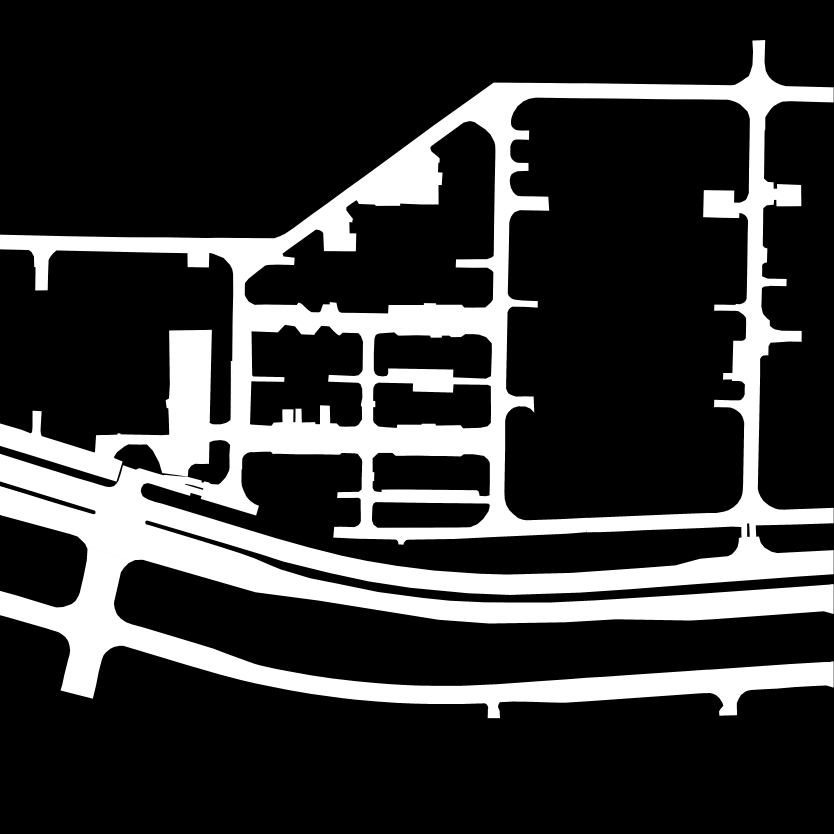
#> input picture PathPlanning/global_planner/2_3_label.png, 5001 x 5001 px (shown at 1/6 size)
$ python img_to_map.py
#> lines starting #> are read from the running program, lines starting #| are printed output that depends on the picture; after the words box and inside, x2 and y2 are one past the last pixel; in counts of white or black regions, pixels touching at a corner belong together
import numpy as np
import matplotlib.pyplot as plt
import cv2
from skimage import morphology,data,color

# 将 RGB 转为灰度图
def rgb2gray(rgb):
    return np.dot(rgb[..., :3], [0.299, 0.587, 0.114])


def grey2bin(grey):
    return np.where(grey > 0.5, 1.0, 0)


if __name__ == '__main__':
    # [34 lines of commented-out code are left out]

    im_grey_map = rgb2gray(np.array(plt.imread('2_3_label.png')))
    im_bin_map = grey2bin(im_grey_map)
#> in grey2bin, `return np.where(grey > 0.5, 1.0, 0)`: returned value: shape (5001, 5001) float64; values 0 (black) and 1 (white), 21.2% white; 2 white regions (1 under 20 px), largest, box (x1, y1, x2, y2) and area: (0, 240, 5000, 4309) 5299614
    im_bin_map_pool = cv2.resize(im_bin_map,(400,400))
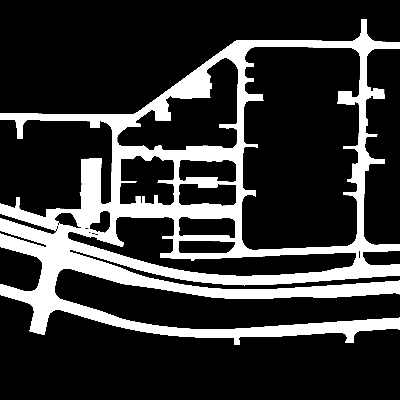
#> im_bin_map_pool: shape (400, 400) float64; min 0, max 1, mean 0.212
    im_skeleton = morphology.skeletonize(im_bin_map_pool)
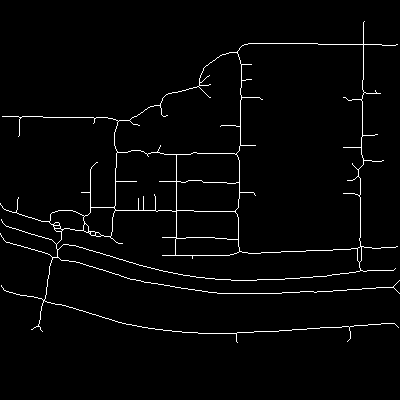
#> im_skeleton: shape (400, 400) bool; 2.3% white in thin lines or dots, all inside (x1, y1, x2, y2) = (0, 21, 400, 343)
    cv2.imwrite("./2_3_small.png", im_bin_map_pool * 255)
    cv2.imwrite("./2_3_skeleton.png", im_skeleton * 255)
    cv2.imwrite("./2_3_bin.png", im_bin_map * 255)

    # im_small = cv2.resize(im_bin, (200, 200))
    # # ,interpolation=cv2.INTER_AREA)
    # im_small = grey2bin(im_small)
    #image_small
    plt.imshow(im_skeleton)
    plt.show()

$ run again, with PathPlanning/global_planner/2_2_label.png copied over PathPlanning/global_planner/2_3_label.png
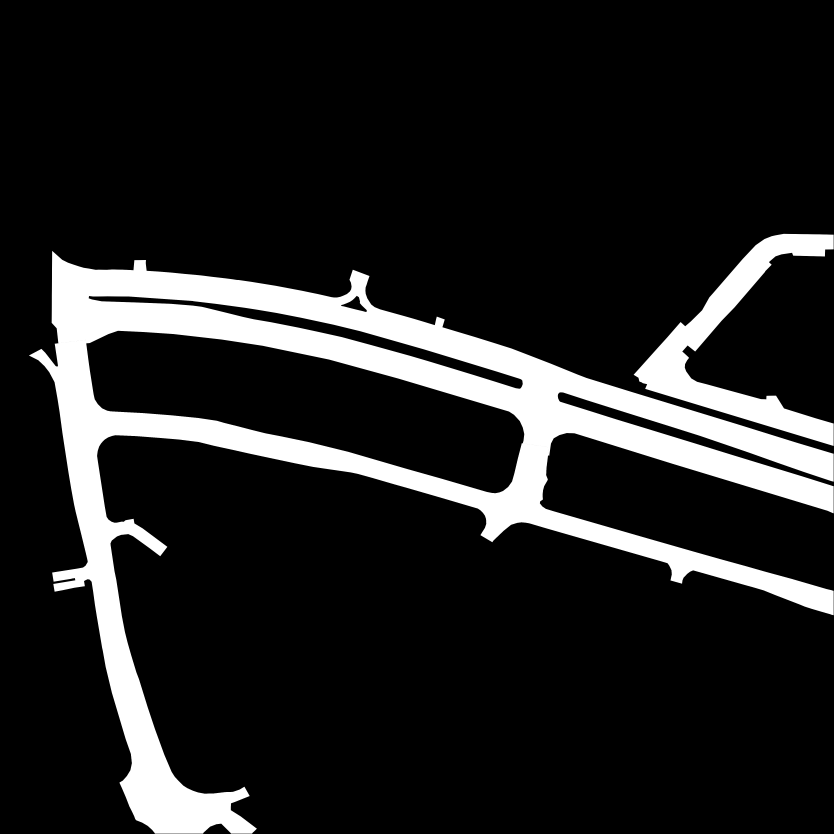
#> input picture PathPlanning/global_planner/2_2_label.png, 5001 x 5001 px (shown at 1/6 size)
#> in grey2bin, `return np.where(grey > 0.5, 1.0, 0)`:
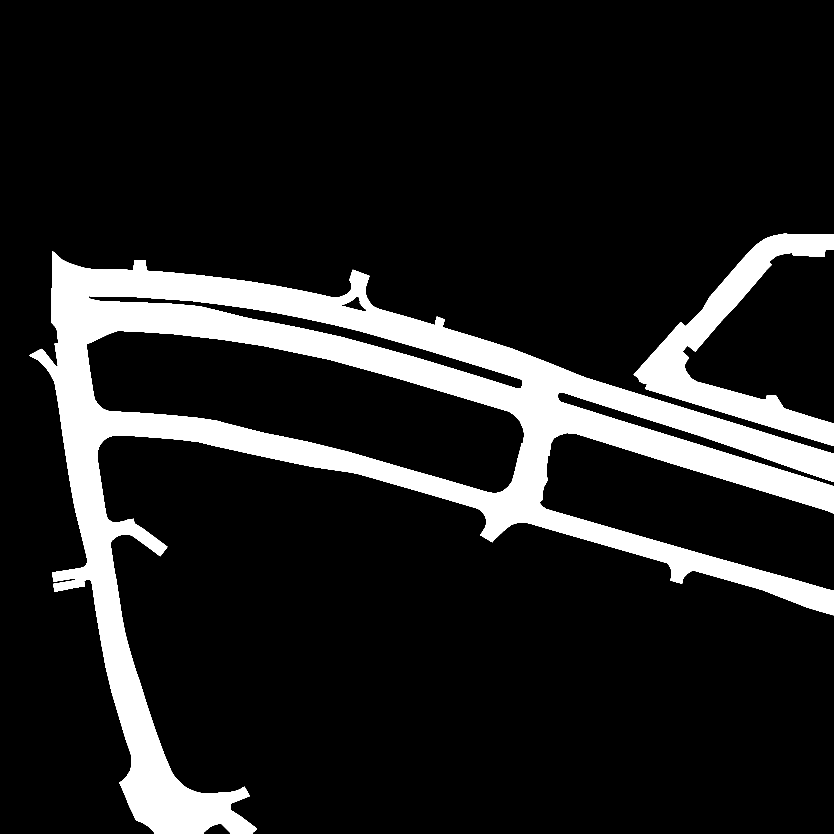
#> returned value: shape (5001, 5001) float64 (shown at 1/6 size); values 0 (black) and 1 (white), 13.4% white; 2 white regions, box (x1, y1, x2, y2) and area: (174, 1506, 5000, 5000) 2994311, (3802, 1403, 5000, 2675) 368564
#> `im_skeleton = morphology.skeletonize(im_bin_map_pool)`:
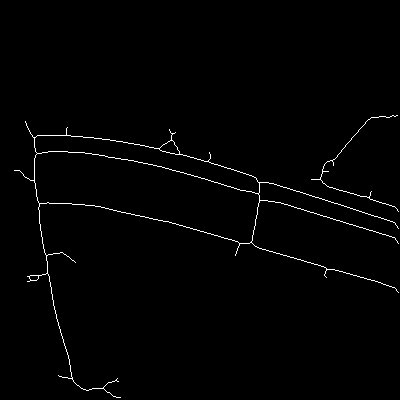
#> im_skeleton: shape (400, 400) bool; 1.2% white in thin lines or dots, all inside (x1, y1, x2, y2) = (14, 115, 399, 398)

$ run again, with PathPlanning/global_planner/2_4_label.png copied over PathPlanning/global_planner/2_3_label.png
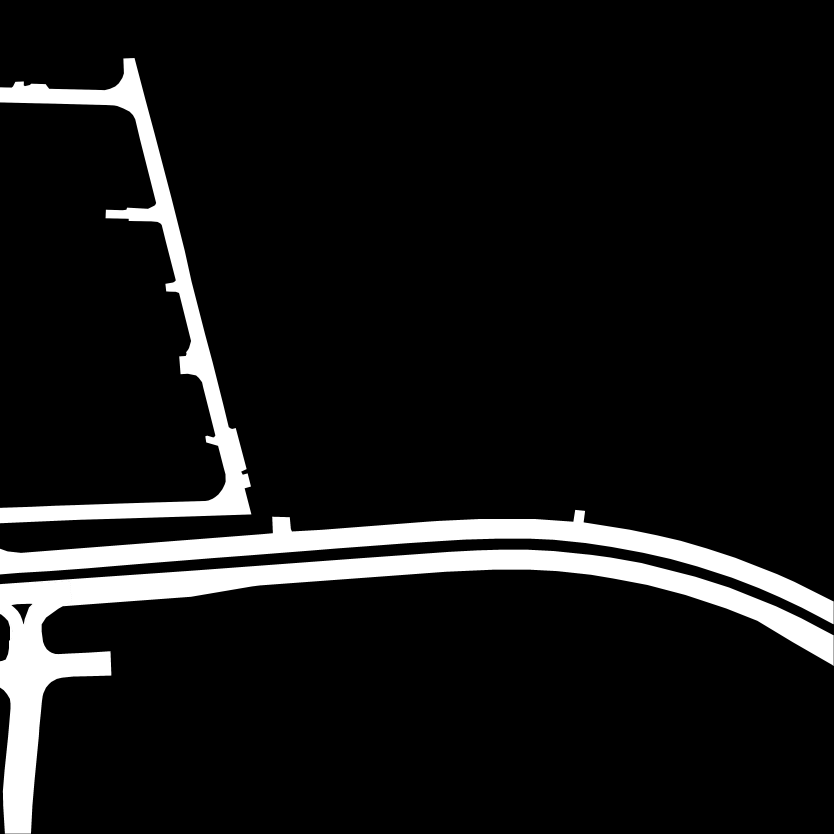
#> input picture PathPlanning/global_planner/2_4_label.png, 5001 x 5001 px (shown at 1/6 size)
#> in grey2bin, `return np.where(grey > 0.5, 1.0, 0)`:
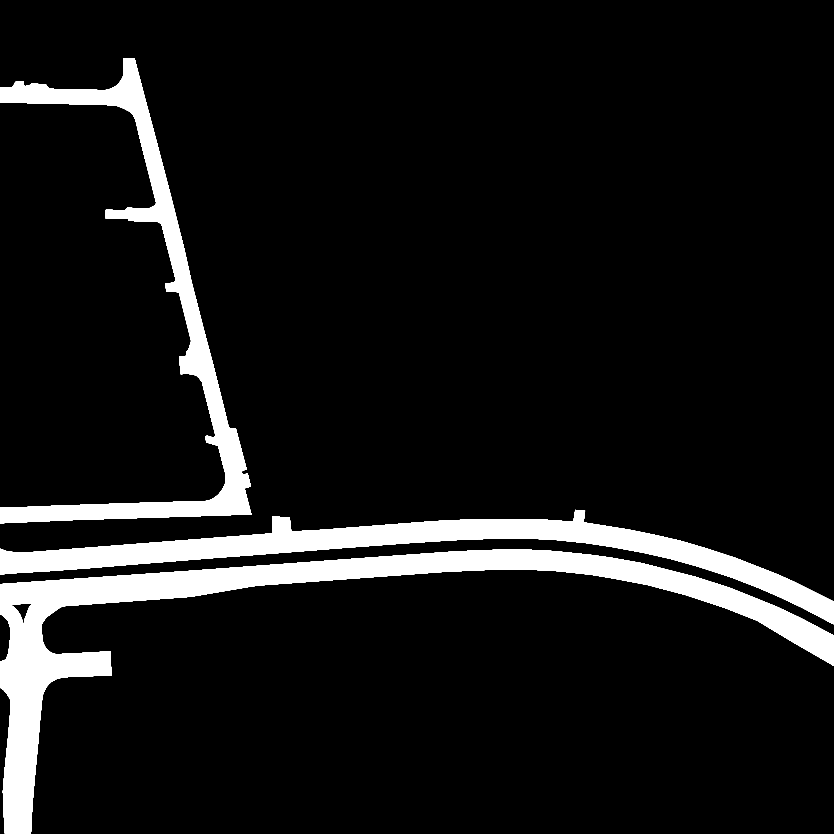
#> returned value: shape (5001, 5001) float64 (shown at 1/6 size); values 0 (black) and 1 (white), 8.7% white; 3 white regions, box (x1, y1, x2, y2) and area: (0, 3298, 5000, 5000) 1005246, (0, 3059, 5000, 3745) 628778, (0, 348, 1508, 3140) 532413
#> `im_skeleton = morphology.skeletonize(im_bin_map_pool)`:
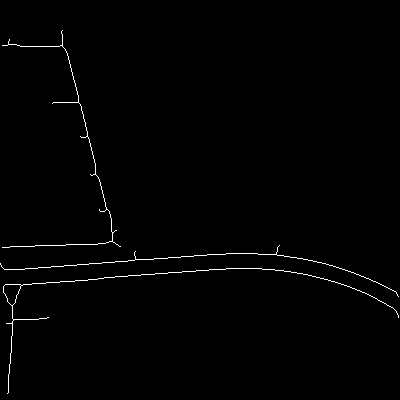
#> im_skeleton: shape (400, 400) bool; 0.9% white in thin lines or dots
